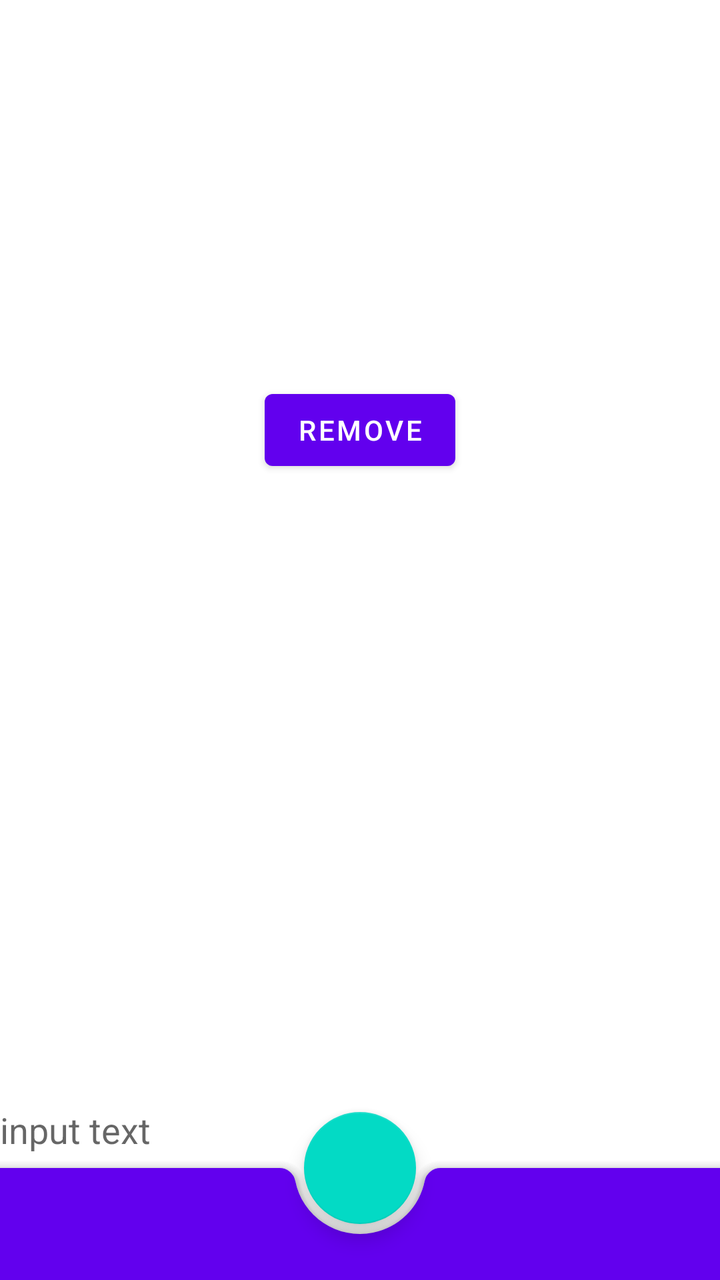
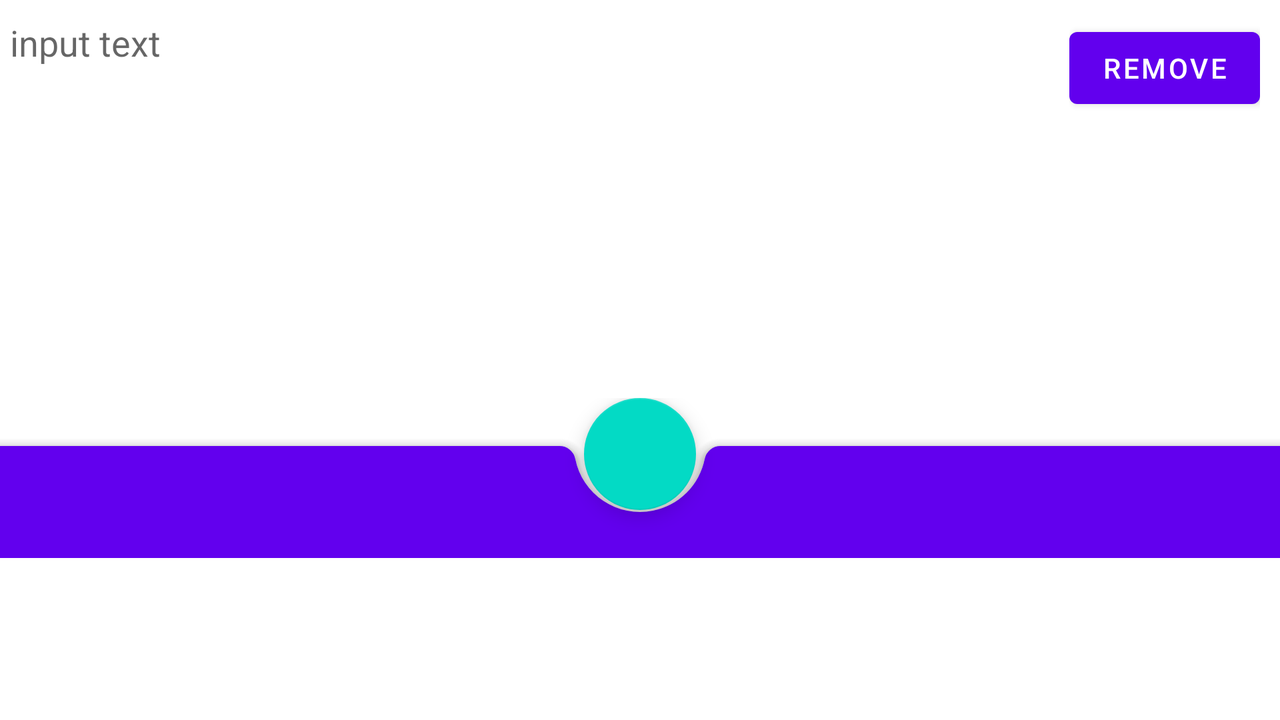

The same Android screen from two of the app's own layout files: first res/layout/ as a phone draws it, then the repository's variant for another configuration, drawn on a device whose configuration selects that folder. Both files follow.
<!-- AndroidManifest.xml: application theme Theme.MyNet -->
<!-- res/layout/fragment_new_post.xml -->
<?xml version="1.0" encoding="utf-8"?>
<androidx.constraintlayout.widget.ConstraintLayout
    xmlns:android="http://schemas.android.com/apk/res/android"
    xmlns:app="http://schemas.android.com/apk/res-auto"
    xmlns:tools="http://schemas.android.com/tools"
    android:id="@+id/nav_main"
    android:layout_width="match_parent"
    android:layout_height="match_parent"
    tools:context=".activity.NewPostFragment" >

    <LinearLayout
        android:id="@+id/photoContainer"
        android:layout_width="match_parent"
        android:layout_height="wrap_content"
        android:orientation="vertical"
        app:layout_constraintBottom_toTopOf="@id/textField"
        app:layout_constraintEnd_toEndOf="parent"
        app:layout_constraintStart_toStartOf="parent"
        app:layout_constraintTop_toTopOf="parent">

        <ImageView
            android:id="@+id/photo"
            android:layout_width="wrap_content"
            android:layout_height="wrap_content"
            android:layout_gravity="center_horizontal"
            android:contentDescription="@string/description_photo" />

        <com.google.android.material.button.MaterialButton
            android:id="@+id/removePhoto"
            android:layout_width="wrap_content"
            android:layout_height="wrap_content"
            android:layout_gravity="center_horizontal"
            android:layout_marginBottom="60dp"
            android:text="@string/remove" />
    </LinearLayout>

    <androidx.coordinatorlayout.widget.CoordinatorLayout
        android:id="@+id/textField"
        android:layout_width="match_parent"
        android:layout_height="wrap_content"
        android:minHeight="150dp"
        app:layout_constraintBottom_toBottomOf="parent"
        app:layout_constraintEnd_toEndOf="@+id/nav_main"
        app:layout_constraintStart_toStartOf="parent">

        <EditText
            android:id="@+id/edit"
            android:layout_width="match_parent"
            android:layout_height="60dp"
            android:layout_gravity="center_vertical"
            android:layout_margin="0dp"
            android:background="@android:color/transparent"
            android:hint="@string/input_text"
            android:inputType="textMultiLine"
            app:layout_anchorGravity="top|center" />

        <com.google.android.material.bottomappbar.BottomAppBar
            android:id="@+id/bottomAppBar"
            style="@style/Widget.MaterialComponents.BottomAppBar.Colored"
            android:layout_width="match_parent"
            android:layout_height="wrap_content"
            android:layout_gravity="bottom" />

        <com.google.android.material.floatingactionbutton.FloatingActionButton
            android:id="@+id/ok"
            android:layout_width="wrap_content"
            android:layout_height="wrap_content"
            android:contentDescription="@string/description_post_save"
            app:layout_anchor="@id/bottomAppBar"
            app:srcCompat="@drawable/ic_ok_24dp" />
    </androidx.coordinatorlayout.widget.CoordinatorLayout>
</androidx.constraintlayout.widget.ConstraintLayout>
<!-- resources referenced by this layout -->
<resources>
  <string name="description_photo">Photo</string>
  <string name="description_post_save">Save</string>
  <string name="input_text">input text</string>
  <string name="remove">Remove</string>
  <style name="Theme.MyNet" parent="Theme.MaterialComponents.DayNight.DarkActionBar">
          
          <item name="colorPrimary">@color/purple_500</item>
          <item name="colorPrimaryVariant">@color/purple_700</item>
          <item name="colorOnPrimary">@color/white</item>
          
          <item name="colorSecondary">@color/teal_200</item>
          <item name="colorSecondaryVariant">@color/teal_700</item>
          <item name="colorOnSecondary">@color/black</item>
  
          
          <item name="android:statusBarColor" tools:targetApi="l">?attr/colorPrimaryVariant</item>
          
      </style>
</resources>
<!-- res/layout-land/fragment_new_post.xml (the repository's variant of the layout above) -->
<!-- drawn on the phone turned sideways -->
<?xml version="1.0" encoding="utf-8"?>
<androidx.constraintlayout.widget.ConstraintLayout xmlns:android="http://schemas.android.com/apk/res/android"
    xmlns:app="http://schemas.android.com/apk/res-auto"
    xmlns:tools="http://schemas.android.com/tools"
    android:id="@+id/nav_main"
    android:layout_width="match_parent"
    android:layout_height="match_parent"
    android:orientation="vertical"
    tools:context=".activity.NewPostFragment">

    <androidx.constraintlayout.widget.ConstraintLayout
        android:id="@+id/editContainer"
        android:layout_width="match_parent"
        android:layout_height="wrap_content"
        app:layout_constraintStart_toStartOf="parent"
        app:layout_constraintTop_toTopOf="parent">

        <EditText
            android:id="@+id/edit"
            android:layout_width="0dp"
            android:layout_height="wrap_content"
            android:minHeight="100dp"
            android:layout_marginStart="5dp"
            android:background="@android:color/transparent"
            android:gravity="top|start"
            android:hint="@string/input_text"
            android:inputType="textMultiLine"
            app:layout_constraintBottom_toBottomOf="parent"
            app:layout_constraintEnd_toStartOf="@+id/photoContainer"
            app:layout_constraintStart_toStartOf="parent"
            app:layout_constraintTop_toTopOf="parent" />

        <LinearLayout
            android:id="@+id/photoContainer"
            android:layout_width="wrap_content"
            android:layout_height="wrap_content"
            android:layout_margin="10dp"
            android:orientation="vertical"
            app:layout_constraintEnd_toEndOf="parent"
            app:layout_constraintTop_toTopOf="parent">

            <ImageView
                android:id="@+id/photo"
                android:layout_width="wrap_content"
                android:layout_height="wrap_content"
                android:layout_gravity="center_horizontal"
                android:contentDescription="@string/description_photo" />

            <com.google.android.material.button.MaterialButton
                android:id="@+id/removePhoto"
                android:layout_width="wrap_content"
                android:layout_height="wrap_content"
                android:layout_gravity="center_horizontal"
                android:layout_marginBottom="60dp"
                android:text="@string/remove" />
        </LinearLayout>
    </androidx.constraintlayout.widget.ConstraintLayout>

    <androidx.coordinatorlayout.widget.CoordinatorLayout
        android:id="@+id/textField"
        android:layout_width="match_parent"
        android:layout_height="wrap_content"
        android:layout_gravity="bottom"
        android:minHeight="80dp"
        app:layout_constraintBottom_toBottomOf="@id/nav_main"
        app:layout_constraintEnd_toEndOf="parent"
        app:layout_constraintStart_toStartOf="parent"
        app:layout_constraintTop_toBottomOf="@id/editContainer">

        <com.google.android.material.bottomappbar.BottomAppBar
            android:id="@+id/bottomAppBar"
            style="@style/Widget.MaterialComponents.BottomAppBar.Colored"
            android:layout_width="match_parent"
            android:layout_height="wrap_content"
            android:layout_gravity="bottom" />

        <com.google.android.material.floatingactionbutton.FloatingActionButton
            android:id="@+id/ok"
            android:layout_width="wrap_content"
            android:layout_height="wrap_content"
            android:contentDescription="@string/description_post_save"
            app:layout_anchor="@id/bottomAppBar"
            app:srcCompat="@drawable/ic_ok_24dp" />

    </androidx.coordinatorlayout.widget.CoordinatorLayout>
</androidx.constraintlayout.widget.ConstraintLayout>
